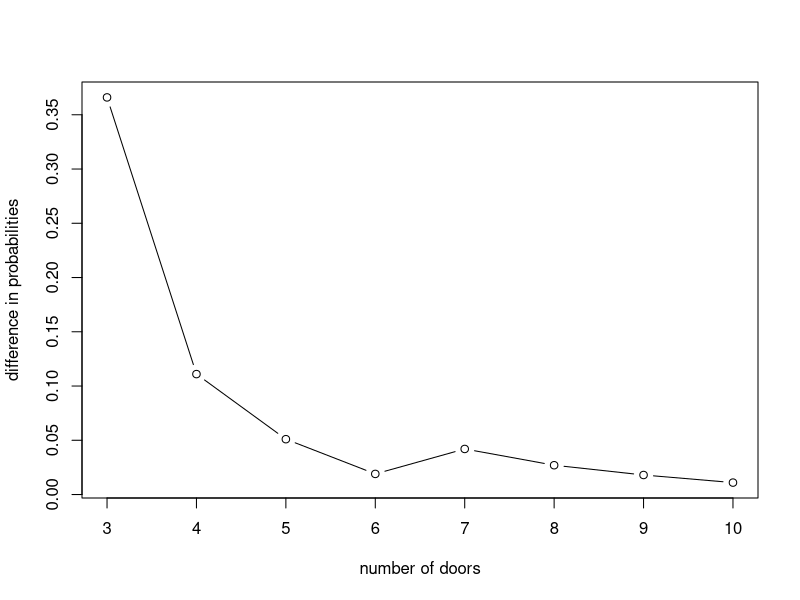
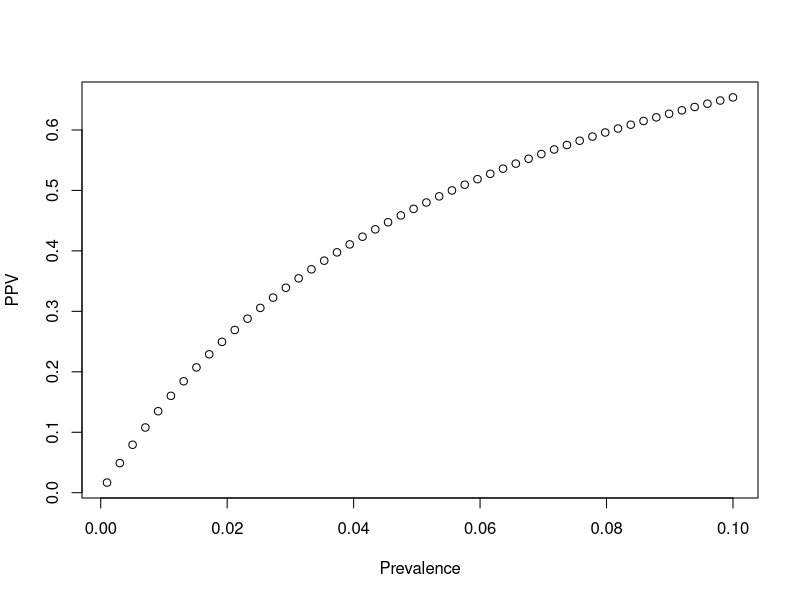
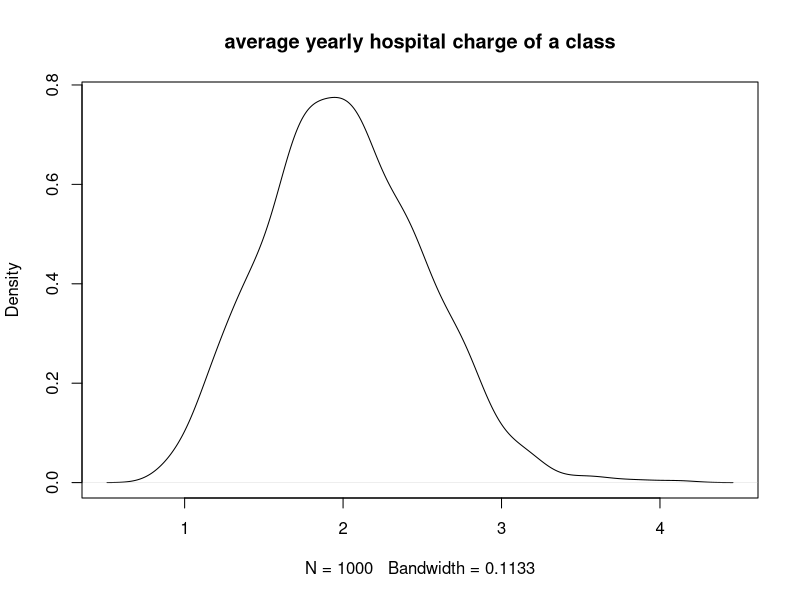
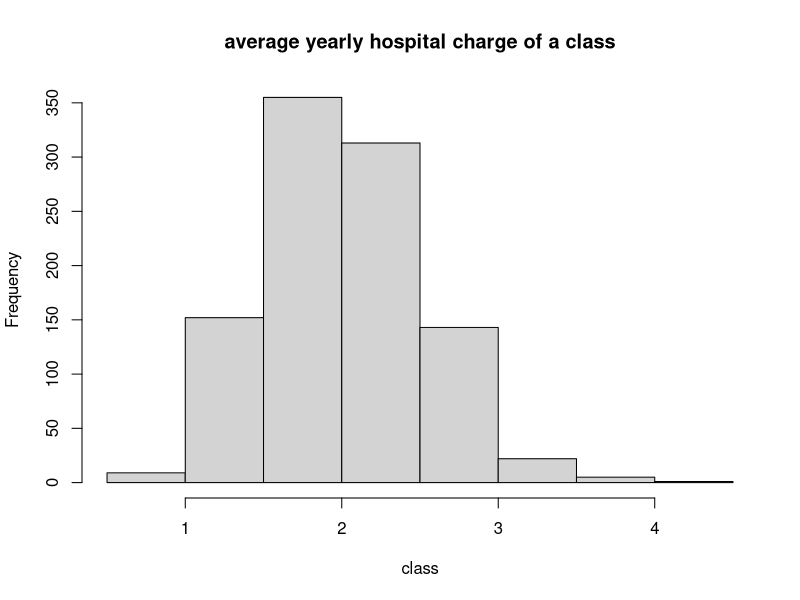
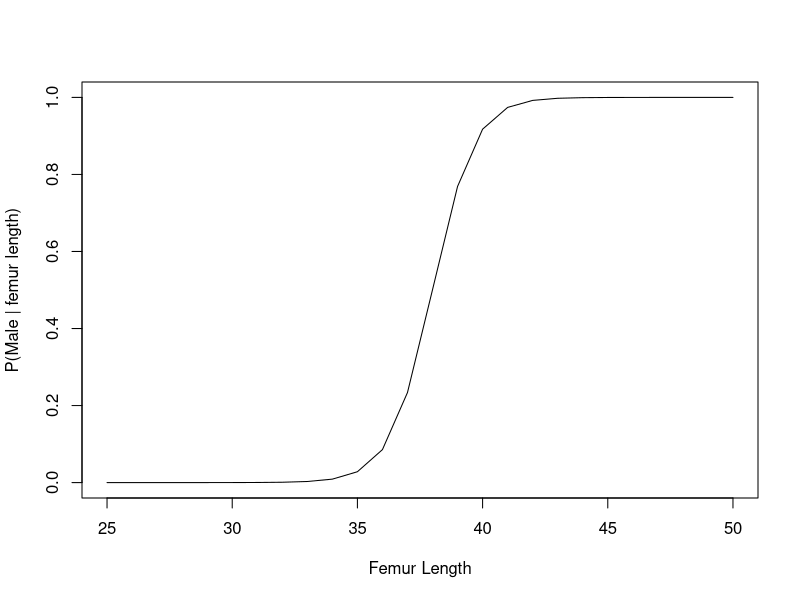
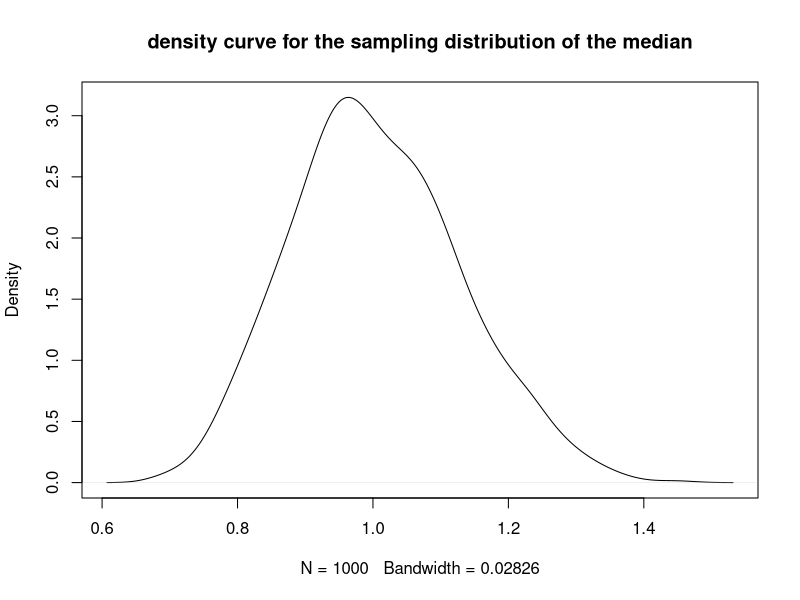
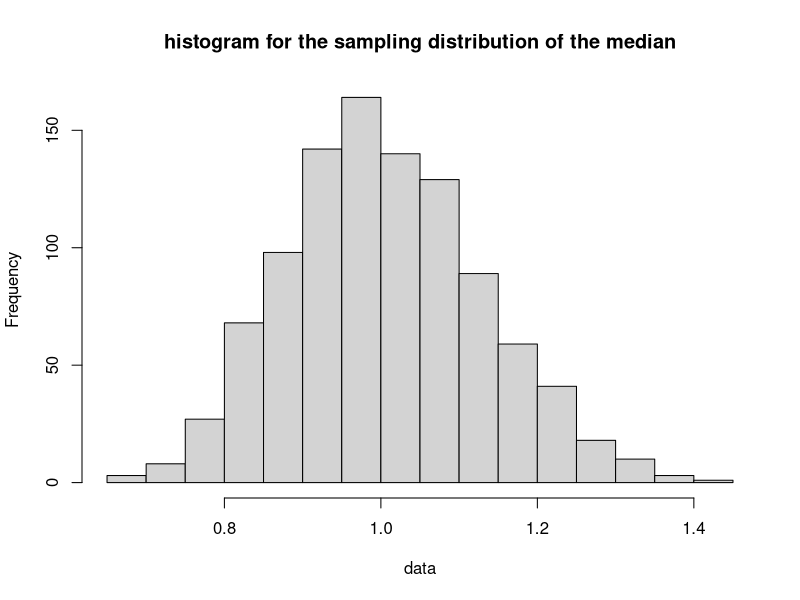
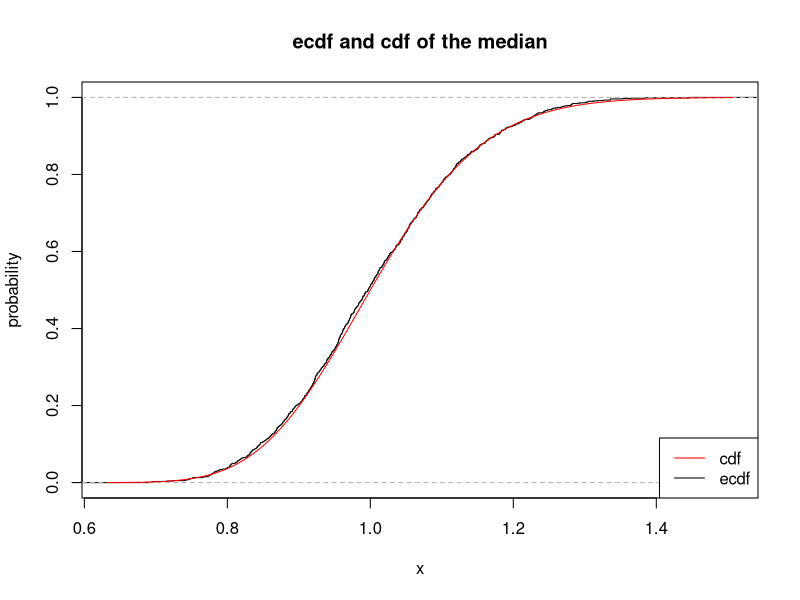

These charts were generated, in order, by the following R code: (Note: this script raises an error after producing the figures.)
## ---- chunk 1
require(magrittr)
require(dplyr)

game <- function(N){
  if(N<3) stop("Must have at least 3 doors")
  prize <- sample(c(rep("goat",N-1),"car"), N)
  guess <- sample(1:N,1)
  game <- data.frame(door = 1:N, prize = prize, stringsAsFactors = FALSE) %>% 
    mutate(first_guess = case_when(
      door == guess ~ 1
      , TRUE ~ 0
    )) %>% 
    mutate(potential_reveal = case_when(
        first_guess == 1 ~ 0
      , prize == "car" ~ 0
      , TRUE ~ 1
    )) %>% 
    mutate(reveal = 1*(rank(potential_reveal, ties.method = "random") == 3)) %>% 
    mutate(potential_switch = case_when(
      first_guess == 1 ~ 0
      , reveal == 1 ~ 0
      , TRUE ~ 1
    )) %>% 
    mutate(switch = 1*(rank(potential_switch, ties.method = "random") == 3))
  c(game$prize[game$first_guess == 1], game$prize[game$switch == 1])
}
## ---- chunk 2
set.seed(1)
result1 <- replicate(1e3, game(N = 4)[1]) 
probability1 <- result1 %>% table() %>% prop.table() %>% as.data.frame() %>% .[2,2]
probability1

result2 <- replicate(1e3, game(N = 4)[2]) 
probability2 <- result2 %>% table() %>% prop.table() %>% as.data.frame() %>% .[2,2]
probability2
## ---- chunk 3
prop.test(probability1*1e3, 1e3, probability1, alternative = "two.sided", conf.level = 0.99)
## ---- chunk 4
prop.test(probability2*1e3, 1e3, probability2, alternative = "two.sided", conf.level = 0.99)
## ---- chunk 5
set.seed(10)
x <- seq(3,10,1)
y <- c()
for (i in x) {
probability1 <- replicate(1e3, game(N = i)[1]) %>% table() %>% prop.table() %>% as.data.frame() %>% .[1,2]
probability2 <- replicate(1e3, game(N = i)[2]) %>% table() %>% prop.table() %>% as.data.frame() %>% .[1,2]
D = probability2 - probability1
y <- c(y, D)
}
plot(x, y, xlab = "number of doors", ylab = "difference in probabilities", type = "b")
## ---- chunk 6
prob_tp_dp = .85
prob_tn_dn = .95
prevalence <- seq(0.001, 0.1, length = 50)
prob_dptp <- prevalence * prob_tp_dp
prob_dn <- 1 - prevalence
prob_tp_dn <- 1 - prob_tn_dn
prob_tpdn <- prob_tp_dn * prob_dn
prob_tp <- prob_tpdn + prob_dptp
ppv <- prob_dptp/prob_tp
plot(prevalence, ppv, xlab = "Prevalence", ylab = "PPV")
## ---- chunk 7
hospital_charges <- function(N){
  group <- rbinom(N, 1, 0.5)
  charges <- 0*group + rgamma(N, shape = 2, scale = 2)*(1-group)
  charges
}
## ---- chunk 8
set.seed(3)
quantile(hospital_charges(1000), probs = 0.9)
## ---- chunk 9
set.seed(5)
class <- c()
for (i in 1:1e3) {
  class <- c(class, mean(hospital_charges(30)))
}
plot(density(class), main = "average yearly hospital charge of a class")
hist(class, main = "average yearly hospital charge of a class")
## ---- chunk 10
set.seed(6)
rate = 0
for(i in 1:1e3){
  class = hospital_charges(30)
  if(sum(class == 0) < 10){
    rate = rate  + 1
  }
}
rate/1e3
## ---- chunk 11
prob = pnorm(104, mean = 80, sd = 15) - pnorm(70, mean = 80, sd = 15)
prob
## ---- chunk 12
prob_male = dnorm(37, 40, sqrt(3.4))
prob_female = dnorm(37, 36, sqrt(3.3))
prob_from_male = prob_male/(prob_male + prob_female)
prob_from_male
## ---- chunk 13
femur_length <- 25:50
prob_male <- dnorm(femur_length, 40, sqrt(3.4))/(dnorm(femur_length, 40, sqrt(3.4)) + dnorm(femur_length, 36, sqrt(3.3)))
plot.new()
plot.window(xlim = c(25,50), ylim = c(0,1))
lines(femur_length, prob_male)
axis(1)
axis(2)
box()
title(xlab = "Femur Length", ylab = "P(Male | femur length)")
## ---- chunk 14
hospital_charges <- function(N){
  group <- rbinom(N, 1, 0.5)
  charges <- 0*group + rgamma(N, shape = 2, scale = 2)*(1-group)
  charges
}
## ---- chunk 15
set.seed(8)
mean(hospital_charges(1e4))
## ---- chunk 16
charge_fee <- hospital_charges(1e4)
charge_fee[charge_fee >= 10] <- 10
mean(charge_fee)
## ---- chunk 17
var(charge_fee)
## ---- chunk 18
set.seed(10)
data <- c()
for (i in 1:1e3) {
  data <- c(data, median(rlnorm(101)))
}
plot(density(data), main = "density curve for the sampling distribution of the median")
hist(data, main = "histogram for the sampling distribution of the median")
## ---- chunk 19
Fk <- function(x,k,n){
  pbinom(k-1, n, plnorm(x), lower.tail = FALSE)
}
plot(ecdf(data), main = "ecdf and cdf of the median", ylab = "probability")
curve(Fk(x, 51, 101), add = TRUE, col = "red")
legend("bottomright", legend = c("cdf", "ecdf"), lty = 1, col = c("red", "black"))
## ---- chunk 20
set.seed(11)
quantile1 <- c()
quantile2 <- c()
quantile3 <- c()
for (i in 1:1e3) {
  data <- rlnorm(101, meanlog = 0, sdlog = 1)
  quantile1 <- c(quantile1, quantile(data, 0.25))
  quantile2 <- c(quantile2, quantile(data, 0.5))
  quantile3 <- c(quantile3, quantile(data, 0.75))
}
quantile(quantile1, c(0.025, 0.975))
quantile(quantile2, c(0.025, 0.975))
quantile(quantile3, c(0.025, 0.975))
plot(density(quantile1), xlim = c(0.3, 2.6))
lines(density(quantile2))
lines(density(quantile3))
## ---- chunk 21
Hmisc::getHdata(nhgh)
d1 <- nhgh[1:500,]
## ---- chunk 22
data <- d1 %>% filter(age > 18 & sex == "male") %>% pull(ht)
mu1 = mean(data)
sd1 = sd(data)
curve(dnorm(x, mean = mu1, sd = sd1), xlim = c(150, 200), main = "the estimated density of standing height for adult (age>18) males", xlab = "standing height", ylab = "density")
## ---- chunk 23
data2 <- d1 %>% filter(age > 18 & sex == "female") %>% pull(bmi)
mu2 <- mean(data2)
s2 <- var(data2)
shape1 <- mu2^2/s2
scale1 <- s2/mu2
curve(dgamma(x, shape = shape1, scale = scale1), xlim = c(0, 80), main = "the estimated density of BMI for adult (age>18) females", xlab = "BMI", ylab = "Density")
## ---- chunk 24
data3 <- d1 %>% filter(age > 18 & !is.na(SCr)) %>% pull(SCr)
plot(density(data3, adjust = 2, kernel = "gaussian"), main = "the estimated density of SCr for adults", xlab = "SCr")
## ---- chunk 25
bwt <- MASS::birthwt
## ---- chunk 26
set.seed(12)
data <- bwt %>% filter(smoke == 1) %>% pull(bwt)
mean_value <- c()
for (i in 1:1e3) {
  sample_data <- sample(data, size = 1e3, replace = TRUE)
  mean_value <- c(mean_value, mean(sample_data))
}
quantile(mean_value, c(0.025, 0.975))
## ---- chunk 27
mu <- mean(data)
sd <- sd(data)
bottom = mu - 1.96*(sd/sqrt(length(data)))
top = mu + 1.96*(sd/sqrt(length(data)))
bottom
top
## ---- chunk 28
set.seed(13)
data <- bwt %>% filter(smoke == 1) %>% pull(bwt)
data1 <- bwt %>% filter(smoke == 0) %>% pull(bwt)
proportions <- c()
for (i in 1:1e3) {
  mu_s <- mean(sample(data, 1e3, replace = TRUE))
  mu_ns <- mean(sample(data1, 1e3, replace = TRUE))
  proportions <- c(proportions, mu_s/mu_ns)
}
quantile(proportions, c(0.025, 0.975))
## ---- chunk 29
result1 <- prop.test(x = c(30, 35), n = c(100, 100))
result1
## ---- chunk 30
result2 <- prop.test(x = c(600, 619), n = c(2000, 2000))
result2
## ---- chunk 31
result1$conf.int[2] - result1$conf.int[1]
result2$conf.int[2] - result2$conf.int[1]
## ---- chunk 32
result3 <- prop.test(c(630, 654), c(2100, 2100))
result3
result3$conf.int[2] - result3$conf.int[1]
## ---- chunk 33
#Based on the CLT, we regard the data is from a population that has a normal distribution; Then, we can use the Pearson correlation coefficient and test the linear relationship between the two variables.
Hmisc::getHdata(nhgh)
cor.test(nhgh$armc, nhgh$arml, alternative = "two.sided")
#According to the test result, we can get the 95% confidence interval is [0.4811147,0.5173282]. The null hypothesis is that there is no linear relationship between "armc" and "arml". However, 0 is not in our 95% confidence interval. Also, the p-value we got is less than 2.2e-16. We can conclude that we need to reject the null hypothesis at the 99% confidence level, and the probability we made a type I error is 0.01. So the sample correlation, 0.4994396, is a reasonable measure of association for this data.
